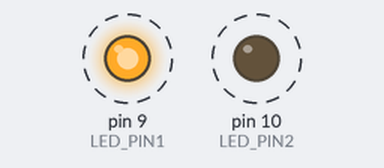
A sketch run on a simulated Arduino Uno, built with avr-gcc and run on an emulated ATmega328P. Parts: output pins drawn as LEDs (lit = HIGH). Dashed ring = blinking.

Above: at 0.2 s.
Timing chart, 0 to 4.6 s (numbered marks = the images above):
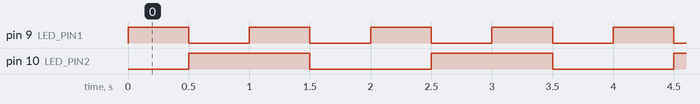

The sketch:

2-blink-two-leds.ino
```cpp
const int LED_PIN1 = 9;
const int LED_PIN2 = 10;

void setup() {
  pinMode(LED_PIN1, OUTPUT);
  pinMode(LED_PIN2, OUTPUT);
}

void loop() {
  digitalWrite(LED_PIN1, HIGH);
  delay(500);

  digitalWrite(LED_PIN1, LOW);
  digitalWrite(LED_PIN2, HIGH);
  delay(500);

  digitalWrite(LED_PIN1, HIGH);
  digitalWrite(LED_PIN2, HIGH);
  delay(500);

  digitalWrite(LED_PIN1, LOW);
  digitalWrite(LED_PIN2, LOW);
  delay(500);
}
```

Measured:
- by itself, pin 9 (LED_PIN1): alternates HIGH for 0.50 s and LOW for 0.50 s
- by itself, pin 10 (LED_PIN2): alternates HIGH for 1.0 s and LOW for 1.0 s
- by itself, everything shown: repeats every 2.0 s, in 4 steps
